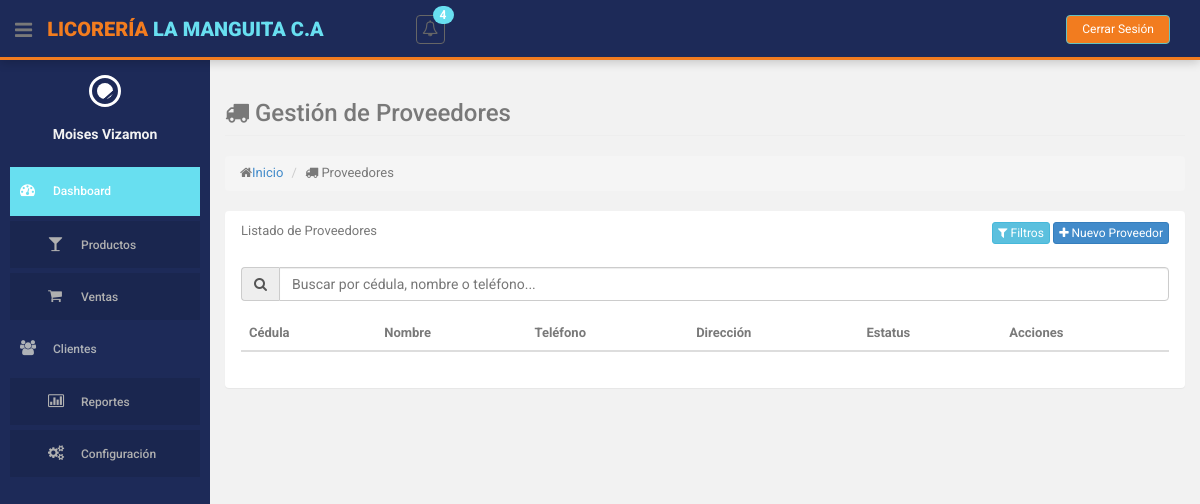
/index.php?action=proveedores (signed in), run on an earlier commit of the app's database.
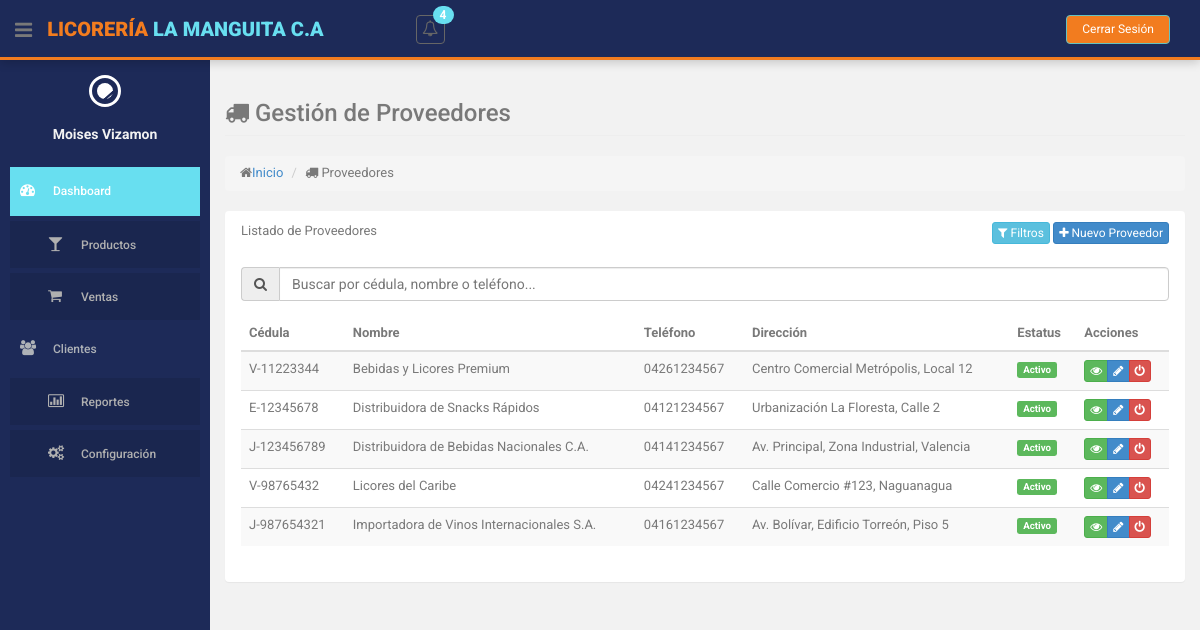
And on a later commit of the database.
### tables this page shows
CREATE TABLE `proveedores` (
  `cedula` varchar(15) NOT NULL,
  `id_simbolo_cedula` int(11) DEFAULT 1,
  `nombre` varchar(255) NOT NULL,
  `telefono` varchar(15) NOT NULL,
  `direccion` varchar(255) DEFAULT 'Sin especificar',
  `id_estatus` int(11) NOT NULL
);

CREATE TABLE `simbolos_cedula` (
  `id` int(11) NOT NULL,
  `nombre` varchar(2) NOT NULL COMMENT 'Símbolo (V, E, G, J)'
);

CREATE TABLE `estatus` (
  `id` int(11) NOT NULL,
  `nombre` varchar(50) NOT NULL
);

### controllers/ProveedorController.php (called while the page is built, shortened)
<?php
class ProveedorController
{
    private $model;
    public function __construct()
    {
        $this->model = new ProveedorModel();
    }
    public function index()
    {
        $proveedores = $this->model->obtenerTodosProveedores();
        $this->loadView('proveedores/index', ['proveedores' => $proveedores]);
    }
    private function loadView($view, $data = [])
    {
        extract($data);
        require ROOT_PATH . 'views/layouts/header.php';
        require ROOT_PATH . 'views/' . $view . '.php';
        require ROOT_PATH . 'views/layouts/footer.php';
    }
}

### models/ProveedorModel.php (called while the page is built, shortened)
<?php
class ProveedorModel
{
    private $db;
    public function __construct()
    {
        require_once ROOT_PATH . 'config/database.php';
        $database = new Database();
        $this->db = $database->getConnection();
    }
    public function obtenerTodosProveedores()
    {
        $query = "SELECT p.*, e.nombre as estatus, sc.nombre as nombre_simbolo
                  FROM proveedores p
                  JOIN estatus e ON p.id_estatus = e.id
                  JOIN simbolos_cedula sc ON p.id_simbolo_cedula = sc.id";
        $stmt = $this->db->prepare($query);
        $stmt->execute();
        return $stmt->fetchAll(PDO::FETCH_ASSOC);
    }
}

### config/database.php (called while the page is built, shortened)
<?php
class Database {
    private $host = 'localhost';
    private $db_name = 'licoreria';
    private $username = 'root';
    private $password = '';
    public function getConnection() {
        $this->conn = null;
        try {
            $this->conn = new PDO(
                "mysql:host=" . $this->host . ";dbname=" . $this->db_name,
                $this->username,
                $this->password
            );
            $this->conn->exec("set names utf8");
            $this->conn->setAttribute(PDO::ATTR_ERRMODE, PDO::ERRMODE_EXCEPTION);
        } catch(PDOException $exception) {
            echo "Error de conexión: " . $exception->getMessage();
        }
        return $this->conn;
    }
}
?>

### views/proveedores/index.php (the view, shortened to what the rows shown need)
<section id="main-content">
    <section class="wrapper">
        <div class="row">
            <div class="col-lg-12">
                <section class="panel">
                    <div class="panel-body">
                        <table id="tablaProveedores" class="table table-striped table-advance table-hover">
                            <thead>
                                <tr>
                                    <th>Cédula</th>
                                    <th>Nombre</th>
                                    <th>Teléfono</th>
                                    <th>Dirección</th>
                                    <th>Estatus</th>
                                    <th>Acciones</th>
                                </tr>
                            </thead>
                            <tbody>
                                <?php foreach ($proveedores as $proveedor): ?>
                                    <tr>
                                        <td><?= $proveedor['nombre_simbolo'] ?>-<?= $proveedor['cedula']; ?></td>
                                        <td><?= $proveedor['nombre']; ?></td>
                                        <td><?= $proveedor['telefono']; ?></td>
                                        <td><?= $proveedor['direccion']; ?></td>
                                        <td>
                                            <span class="label label-<?= $proveedor['estatus'] == 'Activo' ? 'success' : 'danger'; ?>">
                                                <?= $proveedor['estatus']; ?>
                                            </span>
                                        </td>
                                        <td>
                                            <div class="btn-group">
                                                <a href="<?= BASE_URL ?>index.php?action=proveedores&method=mostrar&id=<?= $proveedor['cedula']; ?>"
                                                    class="btn btn-success btn-xs" title="Ver">
                                                    <i class="fa fa-eye"></i>
                                                </a>
                                                <a href="<?= BASE_URL ?>index.php?action=proveedores&method=editar&id=<?= $proveedor['cedula']; ?>"
                                                    class="btn btn-primary btn-xs" title="Editar">
                                                    <i class="fa fa-pencil"></i>
                                                </a>
                                                <button onclick="cambiarEstado('<?= $proveedor['cedula']; ?>', '<?= $proveedor['estatus']; ?>')"
                                                    class="btn btn-<?= $proveedor['id_estatus'] == 1 ? 'danger' : 'success'; ?> btn-xs"
                                                    title="<?= $proveedor['id_estatus'] == 1 ? 'Desactivar' : 'Activar'; ?>">
                                                    <i class="fa fa-power-off"></i>
                                                </button>
                                            </div>
                                        </td>
                                    </tr>
                                <?php endforeach; ?>
                            </tbody>
                        </table>
                    </div>
                </section>
            </div>
        </div>
    </section>
</section>

What changed in the data, as far as the page shows it:
added proveedores: id_simbolo_cedula.nombre "V", cedula "11223344", nombre "Bebidas y Licores Premium", telefono "04261234567", direccion "Centro Comercial Metrópolis, Local 12", id_estatus.nombre "Activo"
added proveedores: id_simbolo_cedula.nombre "E", cedula "12345678", nombre "Distribuidora de Snacks Rápidos", telefono "04121234567", direccion "Urbanización La Floresta, Calle 2", id_estatus.nombre "Activo"
added proveedores: id_simbolo_cedula.nombre "J", cedula "123456789", nombre "Distribuidora de Bebidas Nacionales C.A.", telefono "04141234567", direccion "Av. Principal, Zona Industrial, Valencia", id_estatus.nombre "Activo"
added proveedores: id_simbolo_cedula.nombre "V", cedula "98765432", nombre "Licores del Caribe", telefono "04241234567", direccion "Calle Comercio #123, Naguanagua", id_estatus.nombre "Activo"
added proveedores: id_simbolo_cedula.nombre "J", cedula "987654321", nombre "Importadora de Vinos Internacionales S.A.", telefono "04161234567", direccion "Av. Bolívar, Edificio Torreón, Piso 5", id_estatus.nombre "Activo"
